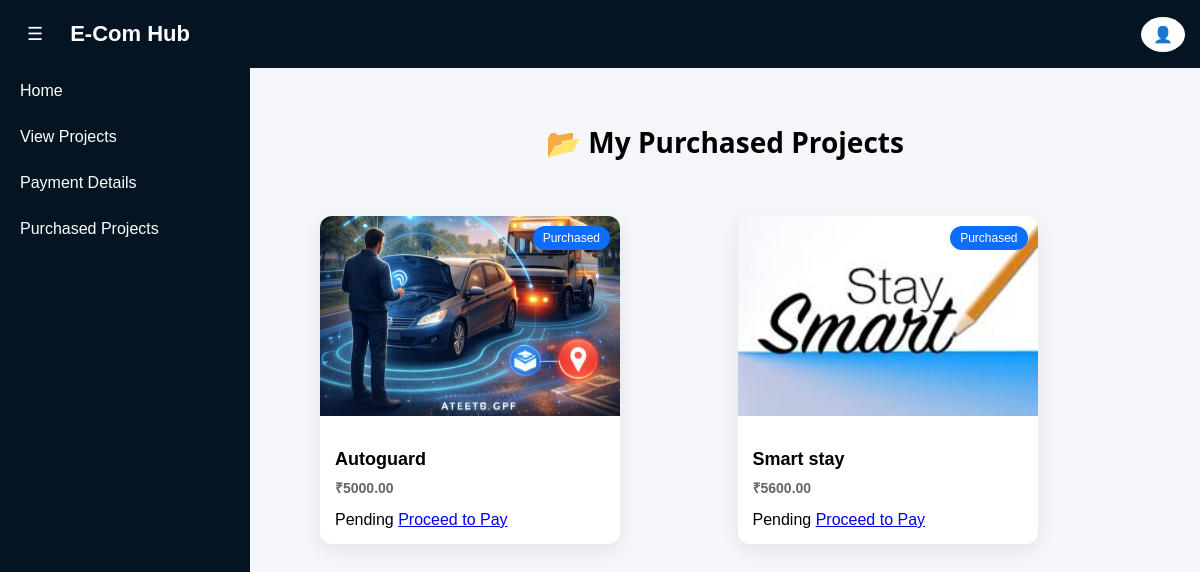
Before: /purchased-projects/ (signed in) with the older database file.
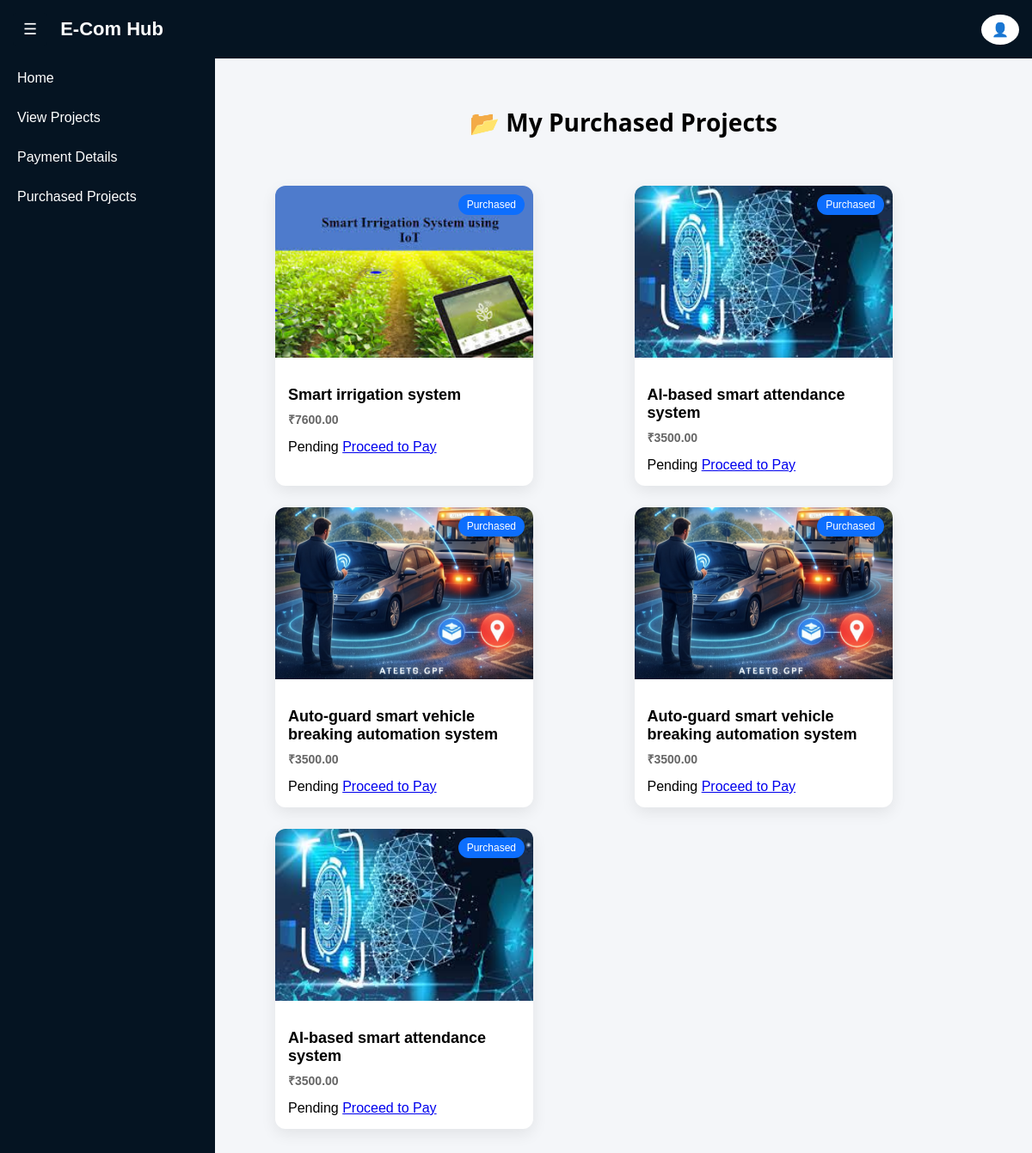
After: the same page with the newer database file.
### ecom_app/models.py (models this page shows, shortened)
class Payment(models.Model):
    PAYMENT_STATUS = (
        ('PENDING', 'Pending'),
        ('SUCCESS', 'Success'),
        ('FAILED', 'Failed'),
    )
    PAYMENT_MODE = (
        ('UPI', 'UPI'),
        ('DEBIT_CARD', 'Debit Card'),
        ('CREDIT_CARD', 'Credit Card'),
        ('WALLET', 'Wallet'),
    )
    user = models.ForeignKey(CustomUser, on_delete=models.CASCADE)
    project = models.ForeignKey(Project, on_delete=models.CASCADE)
    transaction_id = models.CharField(max_length=255, unique=True)
    phonepe_transaction_id = models.CharField(max_length=255, blank=True, null=True)
    payment_mode = models.CharField(max_length=20, choices=PAYMENT_MODE)
    amount = models.DecimalField(max_digits=10, decimal_places=2)
    status = models.CharField(max_length=10, choices=PAYMENT_STATUS, default='PENDING')
    payment_response = models.TextField(blank=True, null=True)
    created_at = models.DateTimeField(default=timezone.now)

class Project(models.Model):
    CATEGORY_CHOICES = (
        ('AI', 'Artificial Intelligence'),
        ('ML', 'Machine Learning'),
        ('DL', 'Deep Learning'),
        ('WEB', 'Web Development'),
        ('IOT', 'Internet of Things'),
        ('DATA', 'Data Science'),
    )
    title = models.CharField(max_length=255)
    description = models.TextField()
    category = models.CharField(max_length=50, choices=CATEGORY_CHOICES)
    price = models.DecimalField(max_digits=10, decimal_places=2)
    google_drive_link = models.URLField()
    project_image = models.ImageField(upload_to='project_images/')
    created_at = models.DateTimeField(auto_now_add=True)

### ecom_app/user_side.py (the view)
# urls.py: path('purchased-projects/', views.purchased_projects, name='purchased_projects'),
@login_required
def purchased_projects(request):
    payments = Payment.objects.filter(user=request.user, status="SUCCESS")
    return render(request, "user/purchased_projects.html", {"payments": payments})

### ecom_app/templates/user/purchased_projects.html (shortened to what this page needs)
{% extends 'user/user_base.html' %}
{% block content %}
<h2 class="page-title">📂 My Purchased Projects</h2>
<div class="project-container">
{% for payment in payments %}
<div class="card">
<div class="badge">Purchased</div>
{% if payment.project.project_image %}
<img src="{{ payment.project.project_image.url }}">
{% endif %}
<div class="card-content">
<h3>{{ payment.project.title }}</h3>
<p class="price">₹{{ payment.amount }}</p>
{% if payment.payment_status == "SUCCESS" %}
            <span class="status-success">Success</span>
        {% else %}
            <span class="status-pending">Pending</span>
        {% endif %}
        {% if payment.payment_status == "SUCCESS" %}
            <a href="{% url 'download_project' payment.project.id %}" class="download-btn">
Download Project
</a>
        {% else %}
<a href="{% url 'phonepe_pay' payment.id %}" class="pay-btn">
Proceed to Pay
</a>
        {% endif %}
</div>
</div>
{% empty %}
<p class="empty-msg">You have not purchased any projects yet.</p>
{% endfor %}
</div>
{% endblock %}

Changed rows visible on the page:
removed Payment: project.project_image (picture), project "Autoguard", amount "5000.00"
removed Payment: project.project_image (picture), project "Smart stay", amount "5600.00"
added Payment: project.project_image (picture), project "Smart irrigation system", amount "7600.00"
added Payment: project.project_image (picture), project "AI-based smart attendance system", amount "3500.00"
added Payment: project.project_image (picture), project "Auto-guard smart vehicle breaking automation system", amount "3500.00"
added Payment: project.project_image (picture), project "Auto-guard smart vehicle breaking automation system", amount "3500.00"
added Payment: project.project_image (picture), project "AI-based smart attendance system", amount "3500.00"
